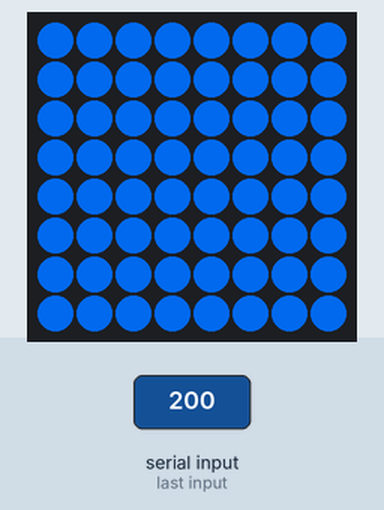
Bench run of a program on a simulated Raspberry Pi (BCM pin numbers) with a Sense HAT. Shown: the Sense HAT's 8×8 RGB LED matrix. The test bench sets the inputs (shaded band). What the program prints to the terminal is not drawn. At 4.3 s the program stops and its outputs stay as they are.

1.3 s: "5" typed at the terminal, then Enter
2.8 s: "90" typed at the terminal, then Enter
4.3 s: "200" typed at the terminal, then Enter
Above: at 5.1 s.
Timing chart, 0 to 5.8 s (numbered marks = the images above; inputs shaded):
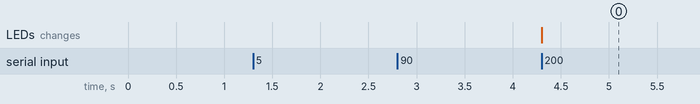

The program:

color_applier.py
```python
from sense_hat import SenseHat

sense = SenseHat()

print("Värin punaisuus (0-255):")
r = int(input())
print("Värin vihreys (0-255):")
g = int(input())
print("Värin sinisyys (0-255):")
b = int(input())
color = (r, g, b)
sense.clear(color)
```

Measured:
- after the input at 1.3 s, every drawn part: stays the same
- after the input at 2.8 s, every drawn part: stays the same
- after the input at 4.3 s, the LEDs: change at once (image 0)
